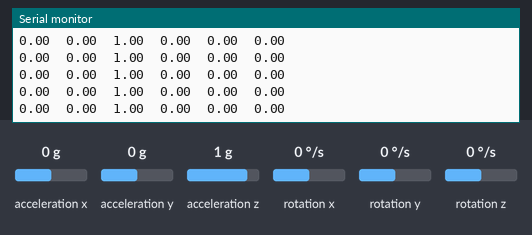
This sketch was run on a simulated ESP32. Shown: the last lines printed to the serial monitor. Wiring (inferred from the names in the program): MPU-6050 motion sensor at I2C address 0x68. Inputs (shaded band) come from the test bench; at power-on: acceleration x 0 g, acceleration y 0 g, acceleration z 1 g, rotation x 0 °/s, rotation y 0 °/s, rotation z 0 °/s.

Above: at 1.2 s.
1.3 s: acceleration x set to -1.4 g
At 1.33 s:
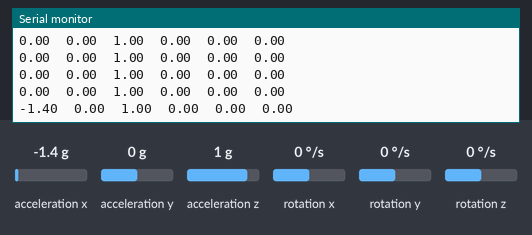
2.8 s: acceleration y set to -1.4 g
At 2.86 s:
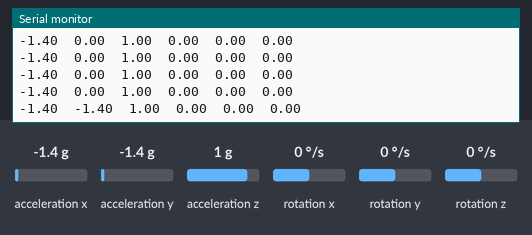
4.3 s: acceleration z set to -1.4 g
At 4.38 s:
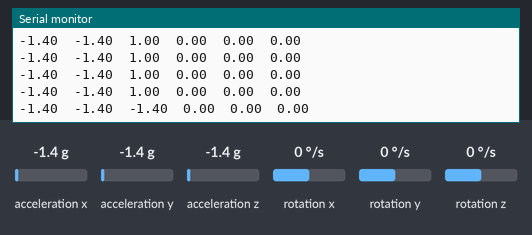
5.8 s: rotation x set to -192 °/s
At 5.81 s:
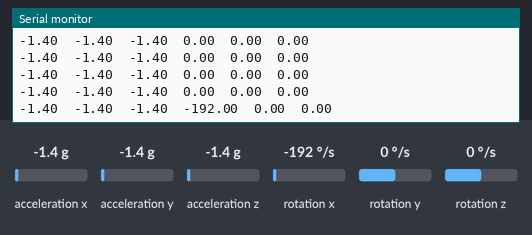
7.3 s: rotation y set to -192 °/s
At 7.33 s:
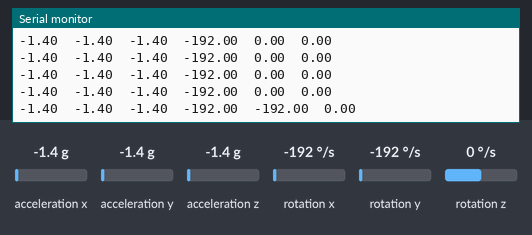

The sketch:

Raw_AG_Data_Test1.ino
```cpp
#include <Wire.h>

#define MPU_ADDR 0x68

void setup() {
  Serial.begin(115200);
  Wire.begin(21,22);

  // activate MPU6050
  Wire.beginTransmission(MPU_ADDR);
  Wire.write(0x6B); // power management register
  Wire.write(0);    // set to 0 to activate
  Wire.endTransmission(true);

  Serial.println("AccX\tAccY\tAccZ\tGyroX\tGyroY\tGyroZ");
}

void loop() {
  Wire.beginTransmission(MPU_ADDR);
  Wire.write(0x3B); // starting register for accelerometer data
  Wire.endTransmission(false); // repeating "start" in order to loop
  Wire.requestFrom(MPU_ADDR,14,true); // covers all 3 accel axes + temperature + all 3 gyro axes, each 2 bytes

  int16_t accX  = Wire.read()<<8 | Wire.read(); // x-axis accel
  int16_t accY  = Wire.read()<<8 | Wire.read(); // y-axis accel
  int16_t accZ  = Wire.read()<<8 | Wire.read(); // z-axis accel
  int16_t temp  = Wire.read()<<8 | Wire.read(); // skipped
  int16_t gyroX = Wire.read()<<8 | Wire.read(); // x-axis gyro
  int16_t gyroY = Wire.read()<<8 | Wire.read(); // y-axis gyro
  int16_t gyroZ = Wire.read()<<8 | Wire.read(); // z-axis gyro

  // scale to real units (degrees/sec); data from MPU6050 Datasheet
  float ax = accX/16384.0; // ±2g range->16384 LSB/g
  float ay = accY/16384.0;
  float az = accZ/16384.0;
  float gx = gyroX/131.0;  // ±250°/s range->131 LSB/°/s
  float gy = gyroY/131.0;
  float gz = gyroZ/131.0;

  Serial.print(ax); Serial.print("\t");
  Serial.print(ay); Serial.print("\t");
  Serial.print(az); Serial.print("\t");
  Serial.print(gx); Serial.print("\t");
  Serial.print(gy); Serial.print("\t");
  Serial.println(gz);

  delay(100);

  // Use tools -> serial plotter to visualize accel data (values 1-3)
}
```

Measured:
- after the input at 1.3 s, the serial monitor: prints a new line at once (image 1)
- after the input at 2.8 s, the serial monitor: prints a new line after 0.05 s (image 2)
- after the input at 4.3 s, the serial monitor: prints a new line after 0.08 s (image 3)
- after the input at 5.8 s, the serial monitor: prints a new line at once (image 4)
- after the input at 7.3 s, the serial monitor: prints a new line at once (image 5)
